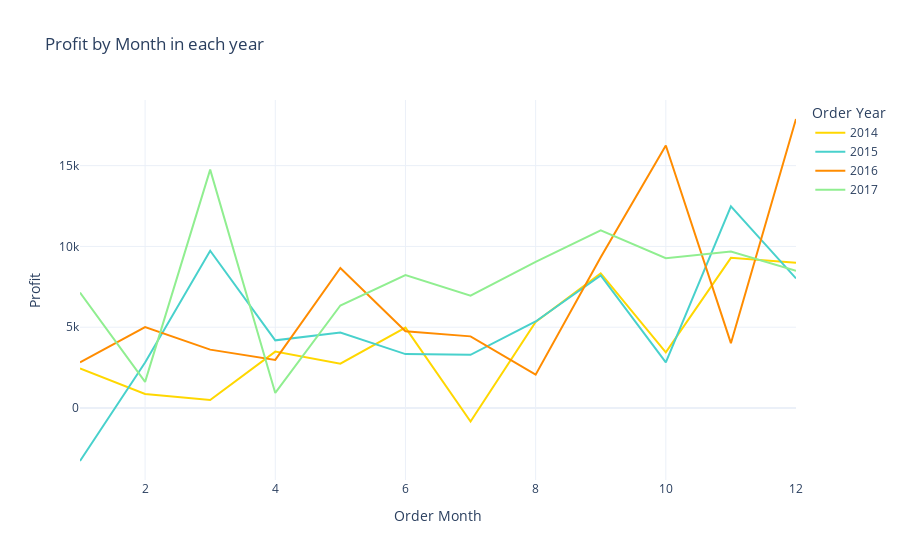

Notebook code cell kept with this figure:
### Markdown cell above
#### 8-Profit by Month in each year

### Code cell
sales_by_month = df.pivot_table(index=['Order Year','Order Month'],values='Profit',aggfunc='sum').reset_index()
fig = px.line(sales_by_month,x='Order Month',y='Profit',title='Profit by Month in each year',color='Order Year',color_discrete_sequence=colors)
fig.show()

### Figure 1 — Plotly figure (JSON) as saved in the notebook; plotly's stock layout.template omitted (floating-point values rounded to 4 significant figures)
{"data": [{"hovertemplate": "Order Year=2014<br>Order Month=%{x}<br>Profit=%{y}<extra></extra>", "legendgroup": "2014", "line": {"color": "gold", "dash": "solid"}, "marker": {"symbol": "circle"}, "mode": "lines", "name": "2014", "orientation": "v", "showlegend": true, "type": "scatter", "x": [1, 2, 3, 4, 5, 6, 7, 8, 9, 10, 11, 12], "xaxis": "x", "y": [2450.0, 862.3, 498.7, 3489.0, 2739.0, 4977.0, -841.5, 5318.0, 8328.0, 3448.0, 9292.0, 8984.0], "yaxis": "y"}, {"hovertemplate": "Order Year=2015<br>Order Month=%{x}<br>Profit=%{y}<extra></extra>", "legendgroup": "2015", "line": {"color": "mediumturquoise", "dash": "solid"}, "marker": {"symbol": "circle"}, "mode": "lines", "name": "2015", "orientation": "v", "showlegend": true, "type": "scatter", "x": [1, 2, 3, 4, 5, 6, 7, 8, 9, 10, 11, 12], "xaxis": "x", "y": [-3281.0, 2814.0, 9732.0, 4187.0, 4668.0, 3336.0, 3289.0, 5356.0, 8209.0, 2817.0, 12470.0, 8017.0], "yaxis": "y"}, {"hovertemplate": "Order Year=2016<br>Order Month=%{x}<br>Profit=%{y}<extra></extra>", "legendgroup": "2016", "line": {"color": "darkorange", "dash": "solid"}, "marker": {"symbol": "circle"}, "mode": "lines", "name": "2016", "orientation": "v", "showlegend": true, "type": "scatter", "x": [1, 2, 3, 4, 5, 6, 7, 8, 9, 10, 11, 12], "xaxis": "x", "y": [2825.0, 5005.0, 3612.0, 2978.0, 8662.0, 4750.0, 4433.0, 2062.0, 9329.0, 16240.0, 4011.0, 17890.0], "yaxis": "y"}, {"hovertemplate": "Order Year=2017<br>Order Month=%{x}<br>Profit=%{y}<extra></extra>", "legendgroup": "2017", "line": {"color": "lightgreen", "dash": "solid"}, "marker": {"symbol": "circle"}, "mode": "lines", "name": "2017", "orientation": "v", "showlegend": true, "type": "scatter", "x": [1, 2, 3, 4, 5, 6, 7, 8, 9, 10, 11, 12], "xaxis": "x", "y": [7140.0, 1614.0, 14750.0, 933.3, 6343.0, 8223.0, 6953.0, 9041.0, 10990.0, 9275.0, 9690.0, 8483.0], "yaxis": "y"}], "layout": {"legend": {"title": {"text": "Order Year"}, "tracegroupgap": 0}, "title": {"text": "Profit by Month in each year"}, "xaxis": {"anchor": "y", "domain": [0, 1], "title": {"text": "Order Month"}}, "yaxis": {"anchor": "x", "domain": [0, 1], "title": {"text": "Profit"}}}}
